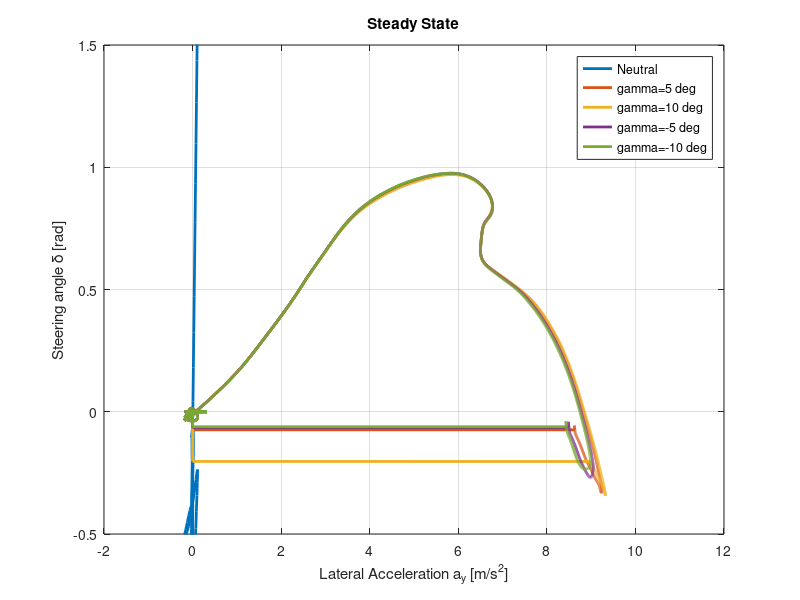
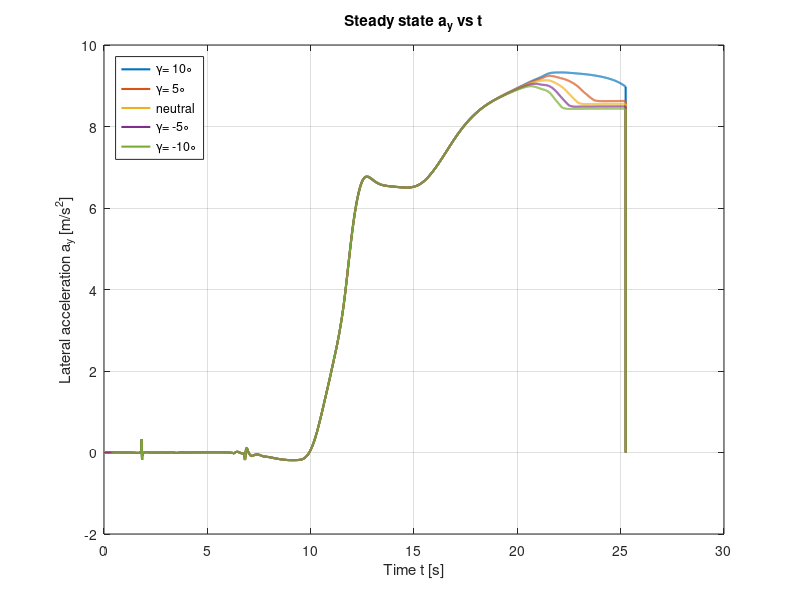
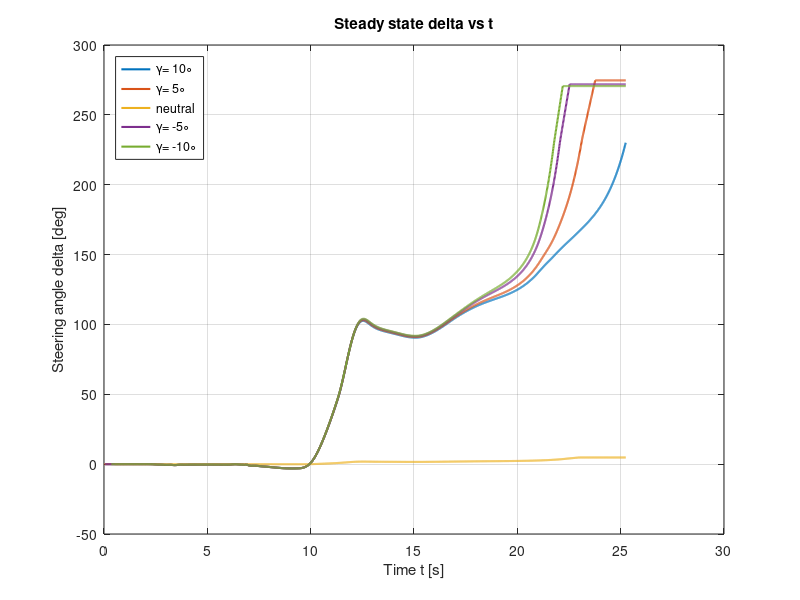
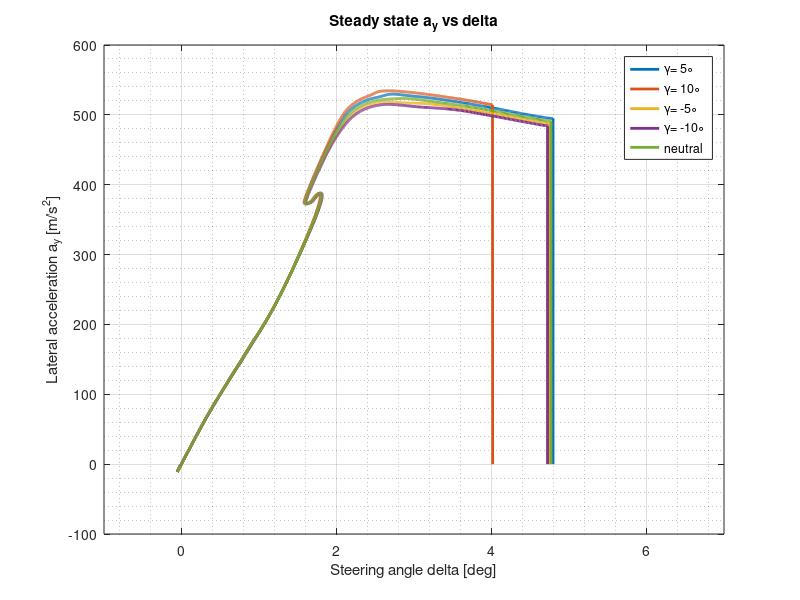

These figures' MATLAB source, in order:
%%
clear all;

load("rad_ay.mat");
figure(1);

plot(ay_neu, rad_neu*180/pi,'LineWidth',2);
hold on;
plot(ay_5, rad_5*180/pi,'LineWidth',2);
plot(ay_10, rad_10*180/pi,'LineWidth',2);
plot(ay_neg5, rad_neg5*180/pi,'LineWidth',2);
plot(ay_neg10, rad_neg10*180/pi,'LineWidth',2);
hold off;

xlabel('Lateral Acceleration a_y [m/s^2]');
ylabel('Steering angle \delta [rad]');
title("Steady State");
legend("Neutral","\gamma=5 deg","\gamma=10 deg","\gamma=-5 deg","\gamma=-10 deg","Location","northeast");
grid on;
axis([-2 12 -0.5 1.5]);


%%
% data = cell(1,5);
% 
% for i = 1:2
%     filename_pos = [num2str(5*i),'_SSA_vs_SWA.csv'];
%     filename_neg = [num2str(5*i),'neg_SSA_vs_SWA.csv'];
%     data{i} = importdata(filename_pos);
%     data{6-i} = importdata(filename_neg);
% end
% i = 3;
% filename = 'Neutral_SteerSSA_vs_steerangle.csv';
% data{i} = importdata(filename);
% 
% figure(1);
% for i = 1:size(data,2)
%     
%     hold on;
%     plot(data{i}(:,2), data{i}(:,1));
%     plot(data{i}(:,2), data{i}(:,1));
%     title('Steady State');
% end


%%
clear all;
load("ssa_swa.mat");

figure(2);
plot(t_10, ay_10,'LineWidth',1.5);
hold on;
plot(t_5, ay_5,'LineWidth',1.5);
plot(t_neu, ay_neu,'LineWidth',1.5);
plot(t_neg5, ay_neg5,'LineWidth',1.5);
plot(t_neg10, ay_neg10,'LineWidth',1.5);
hold off;
xlabel("Time t [s]");
ylabel("Lateral acceleration a_y [m/s^2]");
title("Steady state a_y vs t");
grid on;
legend('\gamma= 10\circ','\gamma= 5\circ','neutral','\gamma= -5\circ','\gamma= -10\circ','Location','Northwest');


figure(3);
plot(t_10, rad_10*180/pi,'LineWidth',1.5);
hold on;
plot(t_5, rad_5*180/pi,'LineWidth',1.5);
plot(t_neu, rad_neu,'LineWidth',1.5);
plot(t_neg5, rad_neg5*180/pi,'LineWidth',1.5);
plot(t_neg10, rad_neg10*180/pi,'LineWidth',1.5);
hold off;
xlabel("Time t [s]");
ylabel("Steering angle \delta [deg]");
title("Steady state \delta vs t");
grid on;
legend('\gamma= 10\circ','\gamma= 5\circ','neutral','\gamma= -5\circ','\gamma= -10\circ','Location','Northwest');

%%
figure(4);
plot(rad_5(700:end), ay_5(700:end)*180/pi,'LineWidth',2);
hold on;
plot(rad_10(700:end), ay_10(700:end)*180/pi,'LineWidth',2);
plot(rad_neg5(700:end), ay_neg5(700:end)*180/pi,'LineWidth',2);
plot(rad_neg10(700:end), ay_neg10(700:end)*180/pi,'LineWidth',2);
plot(rad_neu(700:end), ay_neu(700:end)*180/pi,'LineWidth',2);
hold off;
xlabel("Steering angle \delta [deg]");
ylabel("Lateral acceleration a_y [m/s^2]");
title("Steady state a_y vs \delta");
grid on;
grid minor;
legend('\gamma= 5\circ','\gamma= 10\circ','\gamma= -5\circ','\gamma= -10\circ','neutral','Location','Northeast');
axis([-1 7 -100 600]);
%%
